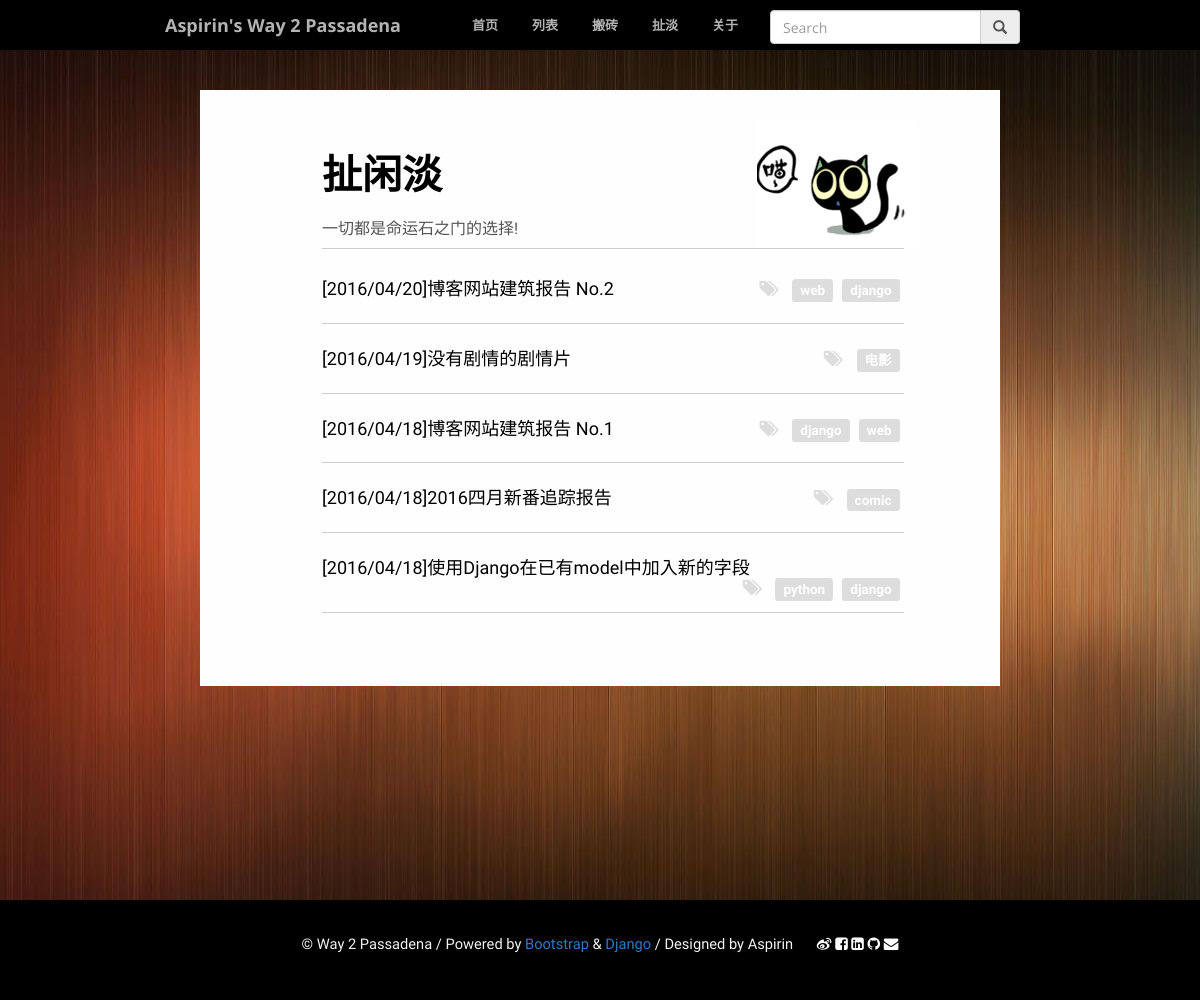
The app's page /list/0/ with its own data.
### article/models.py (models this page shows, shortened)
class Article(models.Model) :
    title = models.CharField(max_length = 100)
    pplay = models.CharField(max_length = 1)
    category = models.CharField(max_length = 50, blank = True)
    date_time = models.DateTimeField(auto_now_add = True)
    content = models.TextField(blank = True, null = True)
    class Meta:
        ordering = ['-date_time']

### article/views.py (the view)
# urls.py: url(r'^list/(?P<cat>\d+)/$', 'article.views.lists', name='lists'),
def lists(request, cat):
    if int(cat) == 1:
        try:
            res = Article.objects.filter(pplay=str(cat))
        except Article.DoesNotExist:
            raise Http404
        return render(request, 'bz.html', {'post_list' : res})
    elif int(cat) == 2:
        try:
            res = Article.objects.filter(pplay=str(cat))
        except Article.DoesNotExist:
            raise Http404
        return render(request, 'cd.html', {'post_list' : res})
    else:
    	post_list = Article.objects.all()
        return render(request, 'lists.html', {'post_list' : post_list})

### templates/lists.html (shortened to what this page needs)
{% extends "base.html" %}
{% block content %}
{% load staticfiles%}
<div class="column col-sm-8 main">
        <div class="full col-sm-9" style="margin-left: 10%">
            <div class="row divider">
                <img src="{% static 'img/cat.png' %}" class="titleimg"></img>
                <p class="col-sm-12 title2">扯闲淡</p>
                <p class="col-sm-12">一切都是命运石之门的选择!</p>
            <div class="col-sm-12"><hr style="max-width:1260px;width:82%;margin-top:-20px"></div>
        </div>
        {% for post in post_list %}
        <div class="row">
            <div class="col-sm-10">
                <h4>
                    <a href="{% url 'detail' id=post.id %}" class='listhref'>
                        [{{ post.date_time |date:'Y/m/d'}}]{{ post.title }}</a>
                    <span id="{{ post.id }}*catbox" style="color: #dddddd;float: right">
                        <i class="fa fa-tags">&nbsp&nbsp</i>
                    </span>
                </h4>
            </div>
        </div>
        <div class="row divider" style="margin-top: -20px">
            <div class="col-sm-12"><hr style="max-width:1260px;width:82%"></div>
        </div>
        {% endfor %}
            <div class="row divider">
                <p class="col-sm-12"></p>
            </div>
        </div>
</div>
{% endblock %}

### templates/base.html (shortened to what this page needs)
{% load staticfiles %}
<!DOCTYPE html>
<html lang="en">
    <head>
        <link rel="stylesheet" href="//maxcdn.bootstrapcdn.com/bootstrap/3.2.0/css/bootstrap.min.css">
        <link rel="stylesheet" href="{% static 'css/styles2.css' %}">
        <link rel="stylesheet" href="{% static 'css/creative.css' %}" type="text/css">
        <link rel="stylesheet" href="https://maxcdn.bootstrapcdn.com/font-awesome/4.6.1/css/font-awesome.min.css">
        <link href="{% static 'css/main.css' %}" rel="stylesheet">
    </head>
    <body style="background-image:url({% static 'img/bgimg.jpg' %});">
        <nav id="mainNav" class="navbar navbar-default navbar-fixed-top " style="background-color:#000000">
            <div class="container">
                <div class="navbar-header">
                    <a class="navbar-brand page-scroll" href="{% url 'home' %}" style = "padding-left:150px">Aspirin's Way 2 Passadena</a>
                </div>
                <div class="collapse navbar-collapse" id="bs-example-navbar-collapse-1">
                    <div class="input-group" style="padding-right:150px;width:400px;float:right;padding-top:10px;">
                        <input type="text" class="form-control" placeholder="Search">
                        <span class="input-group-addon"><span class="glyphicon glyphicon-search"></span> </span>
                    </div>
                    <ul class="nav navbar-nav navbar-right" style = "padding-right:30px;">
                        <li style="width:60px;text-align: center">
                            <a class="page-scroll" href="{% url 'home' %}">首页</a>
                        </li>
                        <li style="width:60px;text-align: center">
                            <a class="page-scroll" href="{% url 'lists' cat=0 %}">列表</a>
                        </li>
                        <li style="width:60px;text-align: center">
                            <a class="page-scroll" href="{% url 'lists' cat=1 %}">搬砖</a>
                        </li>
                        <li style="width:60px;text-align: center">
                            <a class="page-scroll" href="{% url 'lists' cat=2 %}">扯淡</a>
                        </li>
                        <li style="width:60px;text-align: center">
                            <a class="page-scroll" href="#">关于</a>
                        </li>
                    </ul>
                </div>
            </div>
        </nav>
        <div class="wrapper">
            <div class="box" style="padding-top:50px;">
                <div class="row" >
                    <div class="column col-sm-2">
                    </div>
                    {% block content %}
                    {% endblock %}
                </div>
            </div>
        </div>
    <section >
        <div style="position:absolute;width:100%;height:100px;background-color:#000000">
            <span>
                <p style="text-align: center;font-size:11pt;color:#f2f2f2;padding-top: 30px">© Way 2 Passadena / Powered by <a href="http://getbootstrap.com/">Bootstrap</a> & <a href="https://www.djangoproject.com/">Django</a> / Designed by Aspirin
                    <span style="padding-left: 20px;">
                    <a href='http://weibo.com/u/1894401611' target="_blank" style="color:#ffffff"><i class="fa fa-weibo"></i></a>
                    <a href='https://www.facebook.com/profile.php?id=100008394663348' target="_blank" style="color:#ffffff"><i class="fa fa-facebook-square"></i></a>
                    <a href='https://www.linkedin.com/in/yuyang-zhang-53b638105' target="_blank" style="color:#ffffff"><i class="fa fa-linkedin-square"></i></a>
                    <a href="https://github.com/YuyangZhang" target="_blank" style="color:#ffffff"><i class="fa fa-github"></i></a>
                    <a href="mailto:zhangyy1020@gmail.com" target="_top" style="color:#ffffff"><i class="fa fa-envelope"></i></a>
                </span></p>
            </span>
        </div>
    </section>
    </body>
</html>

### article/static/css/styles2.css (style rules this page uses)
html, body { height: 100%; font-family:'Open Sans',arial,sans-serif; }
a { color:#222222; }
.wrapper, .row { height: 100%; margin-left:0; margin-right:0; }
.wrapper:before, .wrapper:after, .column:before, .column:after { content: ""; display: table; }
.wrapper:after, .column:after { clear: both; }
.column { height: 100%; *zoom:1; }
.box { bottom: 0; left: 0; right: 0; top: 0; background-size:cover; background-attachment:fixed; }
.divider { margin-top:32px; }
.main { background-color:#fefefe; margin-top:40px; margin-bottom: 40px; min-height: 580px; }
.col-sm-9.full { width: 100%; }

### article/static/css/creative.css (style rules this page uses)
html, body { width: 100%; height: 100%; }
body { font-family: Merriweather,'Helvetica Neue',Arial,sans-serif; }
a { color: rgb(47,120,204); -webkit-transition: all .35s; -moz-transition: all .35s; transition: all .35s; }
h1, h2, h3, h4, h5, h6 { font-family: 'Open Sans','Helvetica Neue',Arial,sans-serif; }
p { margin-bottom: 20px; font-size: 16px; line-height: 1.5; }
section { padding: 100px 0; }
.navbar-default { border-color: rgba(34,34,34,.05); font-family: 'Open Sans','Helvetica Neue',Arial,sans-serif; background-color: #fff; -webkit-transition: all .35s; -moz-transition: all .35s; transition: all .35s; }
.navbar-default .navbar-header .navbar-brand { font-family: 'Open Sans','Helvetica Neue',Arial,sans-serif; font-weight: 700; color: rgb(47,120,204); }
.navbar-default .nav > li>a, .navbar-default .nav>li>a:focus { font-size: 13px; font-weight: 700; color: #222; }
@media (min-width:768px) { .navbar-default { border-color: rgba(255,255,255,.3); background-color: transparent; } }
@media (min-width:768px) { .navbar-default .navbar-header .navbar-brand { color: rgba(255,255,255,.7); } }
@media (min-width:768px) { .navbar-default .nav > li>a, .navbar-default .nav>li>a:focus { color: rgba(255,255,255,.7); } }
body { webkit-tap-highlight-color: #222; font-family: "museo-sans", "Helvetica Neue", Helvetica, Arial, sans-serif }

### article/static/css/main.css (style rules this page uses)
body { background-color: #000000; font-family: 'Ruda', sans-serif; font-weight: 400; font-size: 14px; color: #555; -webkit-font-smoothing: antialiased; -webkit-overflow-scrolling: touch; }
h1, h2, h3, h4, h5, h6 { font-family: 'Ruda', sans-serif; font-weight: 900; color: #333; }
p { line-height: 28px; margin-bottom: 25px; }
a { word-wrap: break-word; -webkit-transition: color 0.1s ease-in, background 0.1s ease-in; -moz-transition: color 0.1s ease-in, background 0.1s ease-in; -ms-transition: color 0.1s ease-in, background 0.1s ease-in; -o-transition: color 0.1s ease-in, background 0.1s ease-in; transition: color 0.1s ease-in, background 0.1s ease-in; }
a:before, a:after { -webkit-transition: color 0.1s ease-in, background 0.1s ease-in; -moz-transition: color 0.1s ease-in, background 0.1s ease-in; -ms-transition: color 0.1s ease-in, background 0.1s ease-in; -o-transition: color 0.1s ease-in, background 0.1s ease-in; transition: color 0.1s ease-in, background 0.1s ease-in; }
hr { display: block; height: 1px; border: 0; border-top: 1px solid #ccc; margin: 1em 0; padding: 0; }
.navbar { font-size: 14px; }
.navbar-fixed-top { border-width: 0 0 0px; border-bottom-width: 0px; }
.title2 { margin-top:40px; font-weight: 900; font-family: Georgia, "微软雅黑", STXihei, "华文细黑", serif; font-size: 40px; color:#000000 }
.titleimg { position: absolute; margin-left: 450px; }
.listhref { color:#000000; font-weight: normal; }

### records on screen
Article: date_time "2016/04/20", title "博客网站建筑报告 No.2"
Article: date_time "2016/04/19", title "没有剧情的剧情片"
Article: date_time "2016/04/18", title "博客网站建筑报告 No.1"
Article: date_time "2016/04/18", title "2016四月新番追踪报告"
Article: date_time "2016/04/18", title "使用Django在已有model中加入新的字段"
